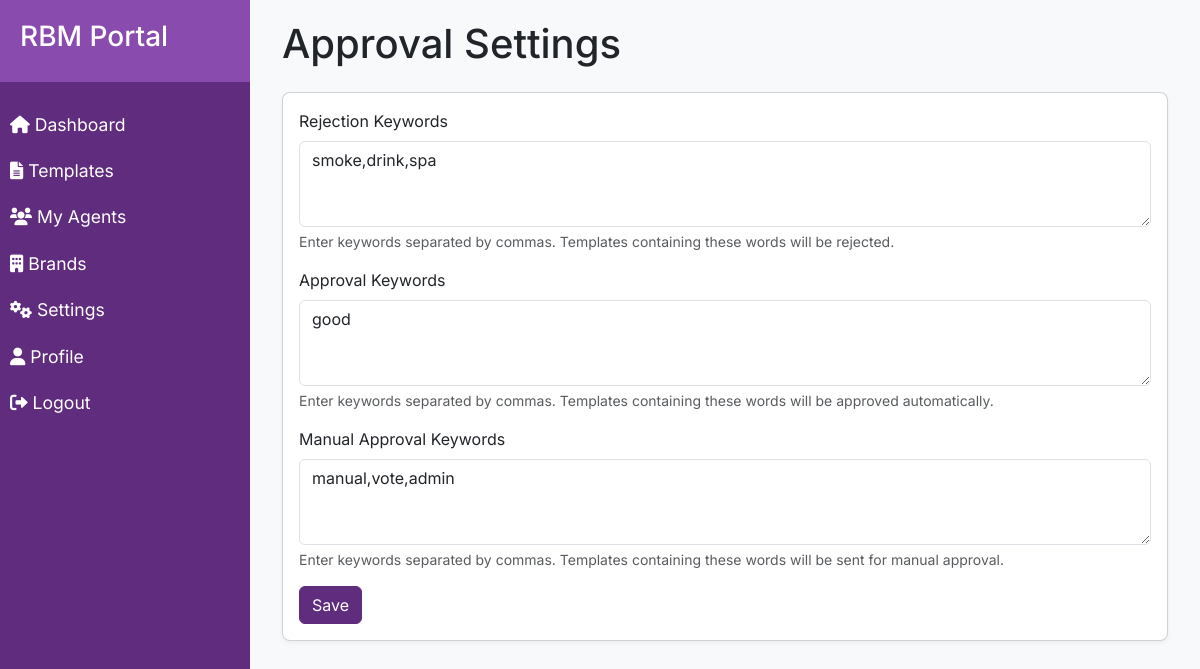
Screenshot of /approvals/settings/ (signed in) with the database file from the repository.
### dashboard/models.py (models this page shows, shortened)
class ApprovalSettings(models.Model):
    rejection_keywords = models.TextField(
        help_text="Enter keywords separated by commas. Templates containing these words will be rejected."
    )
    keywords_approve = models.TextField(
        help_text="Enter keywords separated by commas. Templates containing these words will be approved automatically.",
        default=""
    )
    keywords_manual = models.TextField(
        help_text="Enter keywords separated by commas. Templates containing these words will be sent for manual approval.",
        default=""
    )
    created_at = models.DateTimeField(auto_now_add=True)
    updated_at = models.DateTimeField(auto_now=True)
    class Meta:
        verbose_name = "Approval Settings"
        verbose_name_plural = "Approval Settings"

### dashboard/views.py (the view, shortened to what this page needs)
# urls.py: path('approvals/settings/', views.approval_settings, name='approval_settings'),
@login_required
def approval_settings(request):
    settings = ApprovalSettings.objects.latest('created_at') if ApprovalSettings.objects.exists() else None
    return render(request, 'dashboard/approval_settings.html', {'settings': settings})

### templates/dashboard/approval_settings.html (shortened to what this page needs)
{% extends 'base.html' %}
{% load crispy_forms_tags %}
{% block content %}
<div class="container-fluid">
    <h1 class="mb-4">Approval Settings</h1>
    <div class="card">
        <div class="card-body">
            <form method="post">
                <div class="mb-3">
                    <label for="rejection_keywords" class="form-label">Rejection Keywords</label>
                    <textarea class="form-control" id="rejection_keywords" name="rejection_keywords" rows="3">{{ settings.rejection_keywords }}</textarea>
                    <div class="form-text">Enter keywords separated by commas. Templates containing these words will be rejected.</div>
                </div>
                <div class="mb-3">
                    <label for="keywords_approve" class="form-label">Approval Keywords</label>
                    <textarea class="form-control" id="keywords_approve" name="keywords_approve" rows="3">{{ settings.keywords_approve }}</textarea>
                    <div class="form-text">Enter keywords separated by commas. Templates containing these words will be approved automatically.</div>
                </div>
                <div class="mb-3">
                    <label for="keywords_manual" class="form-label">Manual Approval Keywords</label>
                    <textarea class="form-control" id="keywords_manual" name="keywords_manual" rows="3">{{ settings.keywords_manual }}</textarea>
                    <div class="form-text">Enter keywords separated by commas. Templates containing these words will be sent for manual approval.</div>
                </div>
                <button type="submit" class="btn btn-primary">Save</button>
            </form>
        </div>
    </div>
</div>
{% endblock %}

### static/css/style.css (style rules this page uses)
:root { --primary-color: #602C7D; --secondary-color: #8A4BAF; --background-color: #F8F9FA; --border-color: #E9ECEF; --text-color: #495057; }
body { background-color: var(--background-color); font-family: 'Inter', sans-serif; }
.btn-primary { background-color: var(--primary-color); border-color: var(--primary-color); }
.card { border-radius: 8px; box-shadow: 0 2px 4px rgba(0,0,0,0.05); }

### rows the page displays
ApprovalSettings: rejection_keywords "smoke,drink,spa", keywords_approve "good", keywords_manual "manual,vote,admin"
